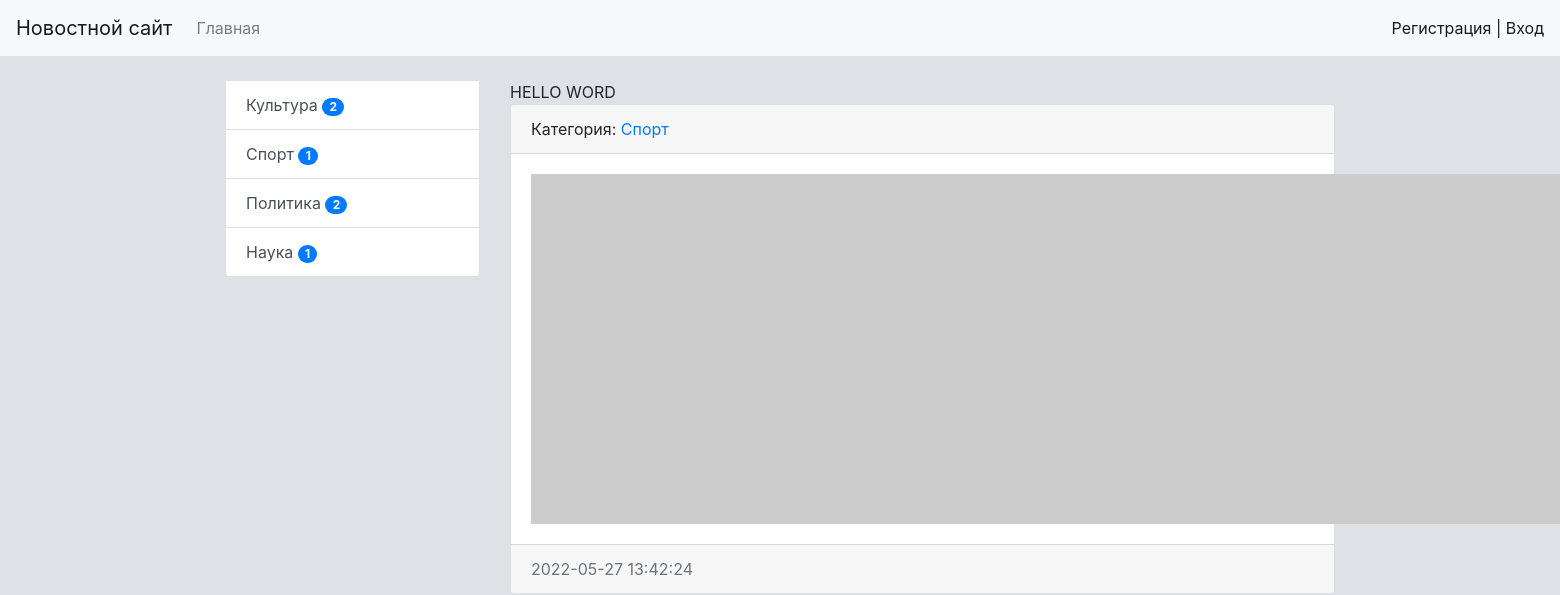
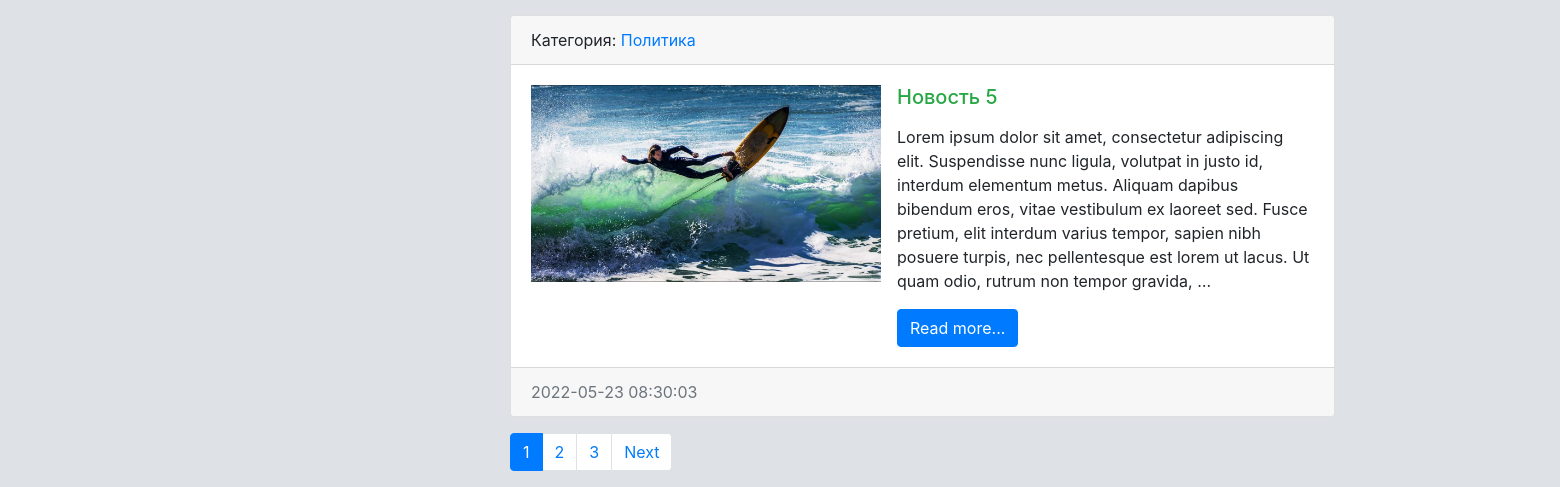
The app's page /, older data (2 pictures, top to bottom).
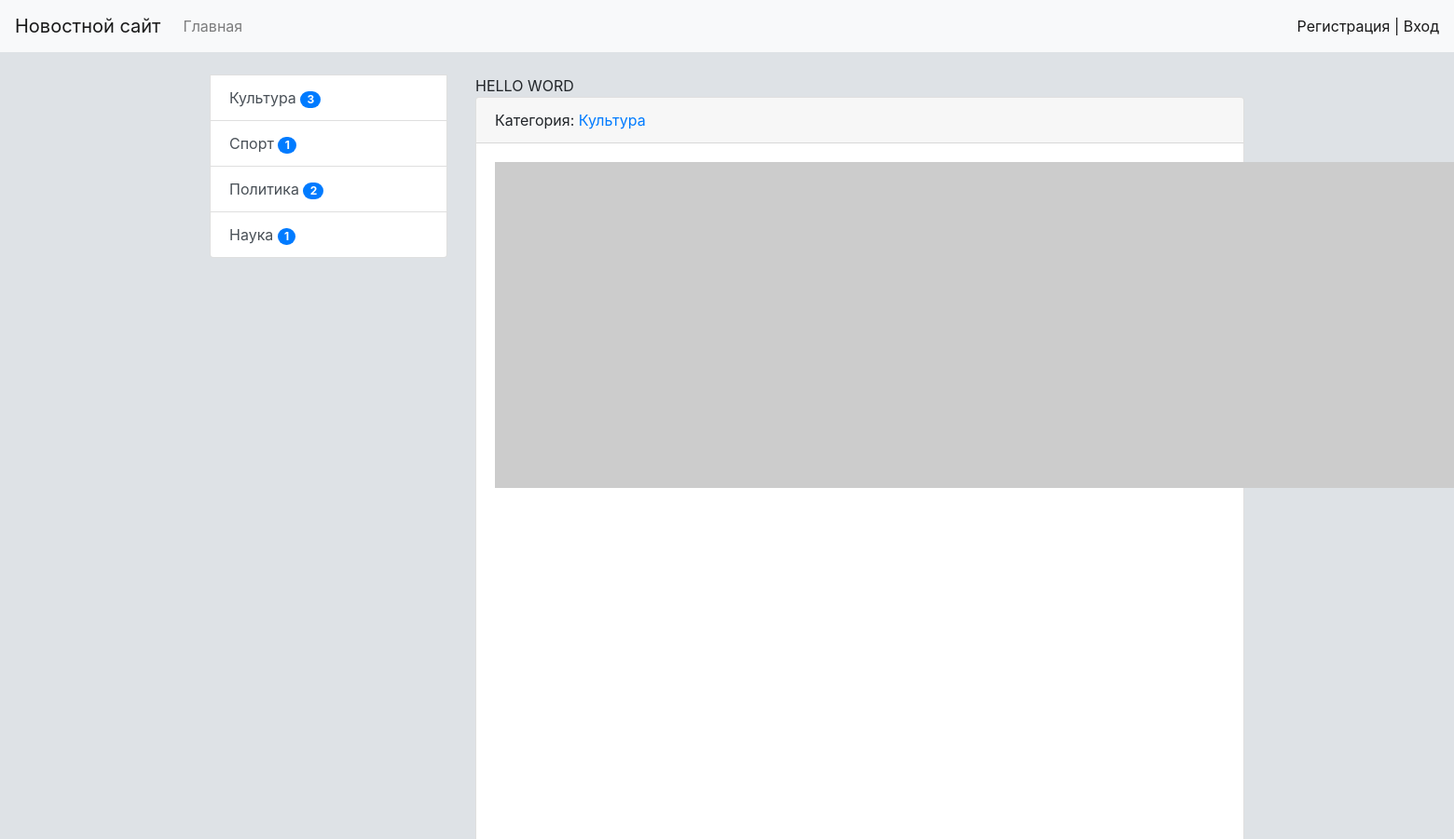
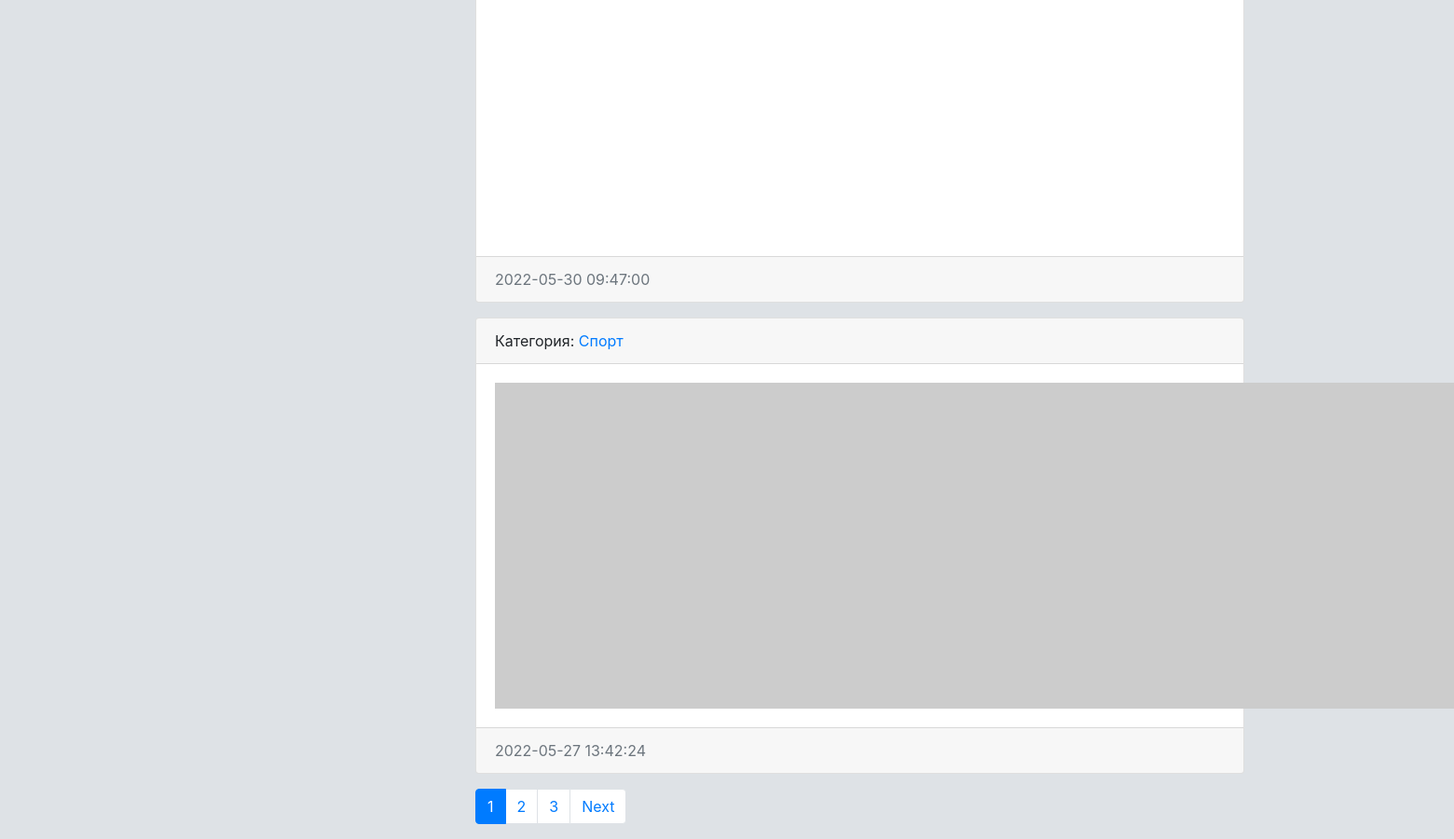
The same page, newer data (2 pictures, top to bottom).
### news/models.py (models this page shows, shortened)
class Category(models.Model):
    title = models.CharField(max_length=150, db_index=True, verbose_name='Наименование категории')
    def get_absolute_url(self):
        return reverse_lazy('category', kwargs={'category_id': self.pk})
    def __str__(self):
        return self.title
    class Meta:
        verbose_name = 'Категория'
        verbose_name_plural = "Категории"
        ordering = ['title']

class News(models.Model):
    title = models.CharField(max_length=150, verbose_name='Наименование')
    content = models.TextField(blank=True, verbose_name='Контент')
    created_at = models.DateTimeField(auto_now_add=True, verbose_name='Дата создания')
    updated_at = models.DateTimeField(auto_now=True, verbose_name='Обновлено')
    photo = models.ImageField(upload_to='photos/%Y/%m/%d/', verbose_name='Фото', blank=True)
    is_published = models.BooleanField(default=True, verbose_name='Опубликовано')
    category = models.ForeignKey('Category', on_delete=models.PROTECT, verbose_name='Категория') #related_name='get_news'#) #PROTECT-защита от удаления,
    views = models.IntegerField(default=0)
    def get_absolute_url(self):
        return reverse_lazy('view_news', kwargs={'pk': self.pk})
    class Meta:
        verbose_name = 'Новость'
        verbose_name_plural = "Новости"
        ordering = ['-created_at']

### news/views.py (the view)
# urls.py: path('', HomeNews.as_view(), name='home'),
class HomeNews(MyMixin, ListView):
    model = News
    template_name = 'news/home_news_list.html'
    context_object_name = "news"
    allow_empty = False
    mixin_prop = 'hello word'
    paginate_by = 2
    def get_context_data(self, *, object_list=None, **kwargs):
        context = super(HomeNews, self).get_context_data(**kwargs)
        context['title'] = self.get_upper('Главная страница')
        context['mixin_proc'] = self.get_proc()
        return context
    def get_queryset(self):  # для фильтрации, не нужно больше писать фильтры или news = News.objects.all()
        return News.objects.filter(is_published=True).select_related('category')

### news/templatetags/news_tags.py (called while the page is built)
@register.inclusion_tag('news/list_categories.html')
def show_categories():
    categories = Category.objects.annotate(cnt=(Count('news', filter=F('news__is_published')))).filter(cnt__gt=0)
    return {'categories': categories}

### news/utils.py (called while the page is built)
    def get_proc(self):
        return self.mixin_prop.upper()

    def get_upper(self, s):
        if isinstance(s, str):
            return s.upper()
        else:
            return s.title.upper()

### news/templates/news/home_news_list.html (shortened to what this page needs)
{% extends 'base.html' %}
{% block sidebar %}
{% include 'inc/_sidebar.html' %}
{% endblock %}
{% block content %}
{{ mixin_proc }}
{% for item in news %}
<div class="card mb-3">
    <div class="card-header">
        Категория: <a href="{{ item.category.get_absolute_url }}">{{item.category}}</a>
    </div>
    <div class="card-body">
        <div class="media">
          {% if item.photo %}
          <img src="{{ item.photo.url }}" alt="" width="350" class="mr-3">
          {% else %}
          <img src="https://picsum.photos/id/1060/350/233/?blur=2" alt="">
          {% endif %}
          <div class="media-body">
              <h5 class="card-title {% cycle 'text-danger' 'text-success' %}">{{ item.title}}</h5>
              <p class="card-text">{{ item.content|safe|linebreaks|truncatewords:50 }}</p>
              <a href="{{ item.get_absolute_url }}" class="btn btn-primary">Read more...</a>
        </div>
    </div>
    </div>
    <div class="card-footer text-muted">
        {{ item.created_at|date:"Y-m-d H:i:s"}}
</div>
</div>
{% endfor %}
{% endblock %}

### news/templates/news/list_categories.html
<div class="list-group">
    {% for item in categories %}
        <a href="{{ item.get_absolute_url }}" class="list-group-item list-group-item-action">{{ item.title }}
            <span class="badge badge-primary badge-pill">{{ item.cnt }}</span></a>
    {% endfor %}
</div>

Row changes from the older to the newer data that the page shows:
no longer on this page (row unchanged): News: category "Политика", photo (picture), title "Новость 5", content "Lorem ipsum dolor sit amet, consectetur adipiscing elit. Suspendisse nunc ligula, volutpat in justo id, interdum elementum metus. Aliquam dapibus bibendum eros, vitae vestibulum ex laoreet sed. Fusce pretium, elit interdum varius tempor, sapien nibh posuere turpis, nec pellentesque est lorem ut lacus. Ut quam odio, rutrum non tempor gravida, …", created_at "2022-05-23 08:30:03"
computed for Category "Культура": cnt "2" → "3"
added News: category "Культура", created_at "2022-05-30 09:47:00"
